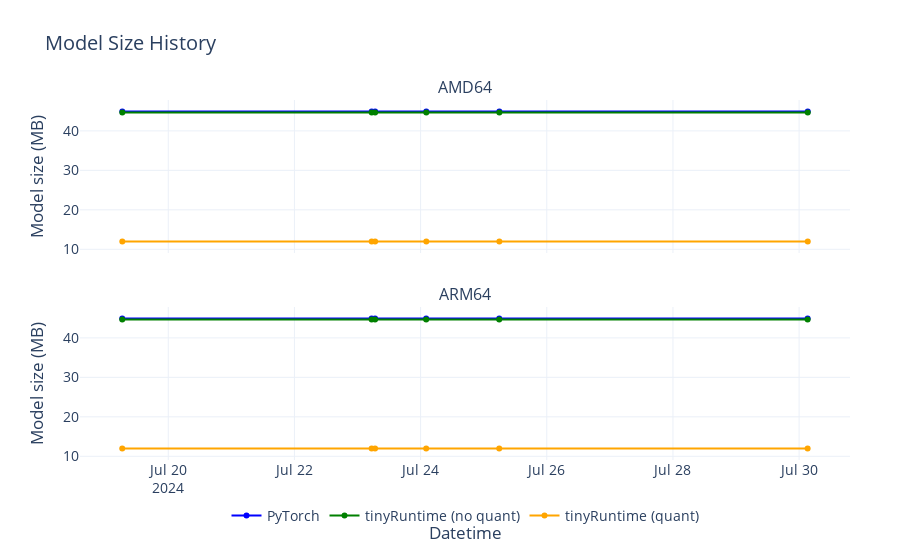

The notebook cell saved with this chart:
### Code cell
#| label: fig-modelsz
#| fig-cap: "Model size"

plot_progress("Model size", "Model size (MB)", "Model Size")

### Figure 1 — Plotly figure (JSON) as saved in the notebook; plotly's stock layout.template omitted (floating-point values rounded to 4 significant figures)
{"data": [{"line": {"color": "blue"}, "mode": "lines+markers", "name": "PyTorch", "showlegend": true, "type": "scatter", "x": ["2024-07-19 06:31:09", "2024-07-23 05:23:24", "2024-07-23 06:42:18", "2024-07-24 02:09:55", "2024-07-25 05:57:40", "2024-07-30 03:16:56"], "xaxis": "x", "y": [44.94, 44.94, 44.94, 44.94, 44.94, 44.94], "yaxis": "y"}, {"line": {"color": "green"}, "mode": "lines+markers", "name": "tinyRuntime (no quant)", "showlegend": true, "type": "scatter", "x": ["2024-07-19 06:31:09", "2024-07-23 05:23:24", "2024-07-23 06:42:18", "2024-07-24 02:09:55", "2024-07-25 05:57:40", "2024-07-30 03:16:56"], "xaxis": "x", "y": [44.66, 44.66, 44.66, 44.66, 44.66, 44.66], "yaxis": "y"}, {"line": {"color": "orange"}, "mode": "lines+markers", "name": "tinyRuntime (quant)", "showlegend": true, "type": "scatter", "x": ["2024-07-19 06:31:09", "2024-07-23 05:23:24", "2024-07-23 06:42:18", "2024-07-24 02:09:55", "2024-07-25 05:57:40", "2024-07-30 03:16:56"], "xaxis": "x", "y": [11.95, 11.95, 11.95, 11.95, 11.95, 11.95], "yaxis": "y"}, {"line": {"color": "blue"}, "mode": "lines+markers", "name": "PyTorch", "showlegend": false, "type": "scatter", "x": ["2024-07-19 06:30:05", "2024-07-23 05:22:24", "2024-07-23 06:41:04", "2024-07-24 02:06:55", "2024-07-25 05:54:31", "2024-07-30 03:14:07"], "xaxis": "x2", "y": [44.94, 44.94, 44.94, 44.94, 44.94, 44.94], "yaxis": "y2"}, {"line": {"color": "green"}, "mode": "lines+markers", "name": "tinyRuntime (no quant)", "showlegend": false, "type": "scatter", "x": ["2024-07-19 06:30:05", "2024-07-23 05:22:24", "2024-07-23 06:41:04", "2024-07-24 02:06:55", "2024-07-25 05:54:31", "2024-07-30 03:14:07"], "xaxis": "x2", "y": [44.66, 44.66, 44.66, 44.66, 44.66, 44.66], "yaxis": "y2"}, {"line": {"color": "orange"}, "mode": "lines+markers", "name": "tinyRuntime (quant)", "showlegend": false, "type": "scatter", "x": ["2024-07-19 06:30:05", "2024-07-23 05:22:24", "2024-07-23 06:41:04", "2024-07-24 02:06:55", "2024-07-25 05:54:31", "2024-07-30 03:14:07"], "xaxis": "x2", "y": [11.95, 11.95, 11.95, 11.95, 11.95, 11.95], "yaxis": "y2"}], "layout": {"annotations": [{"font": {"size": 16}, "showarrow": false, "text": "AMD64", "x": 0.5, "xanchor": "center", "xref": "paper", "y": 1, "yanchor": "bottom", "yref": "paper"}, {"font": {"size": 16}, "showarrow": false, "text": "ARM64", "x": 0.5, "xanchor": "center", "xref": "paper", "y": 0.425, "yanchor": "bottom", "yref": "paper"}], "font": {"size": 14}, "legend": {"itemclick": false, "itemdoubleclick": false, "orientation": "h", "x": 0.5, "xanchor": "center", "y": -0.2, "yanchor": "bottom"}, "margin": {"b": 100, "l": 80, "r": 50, "t": 100}, "showlegend": true, "title": {"text": "Model Size History"}, "xaxis": {"anchor": "y", "domain": [0, 1], "matches": "x2", "showticklabels": false}, "xaxis2": {"anchor": "y2", "domain": [0, 1], "title": {"standoff": 30, "text": "Datetime"}}, "yaxis": {"anchor": "x", "domain": [0.575, 1], "title": {"text": "Model size (MB)"}}, "yaxis2": {"anchor": "x2", "domain": [0, 0.425], "title": {"text": "Model size (MB)"}}}}
